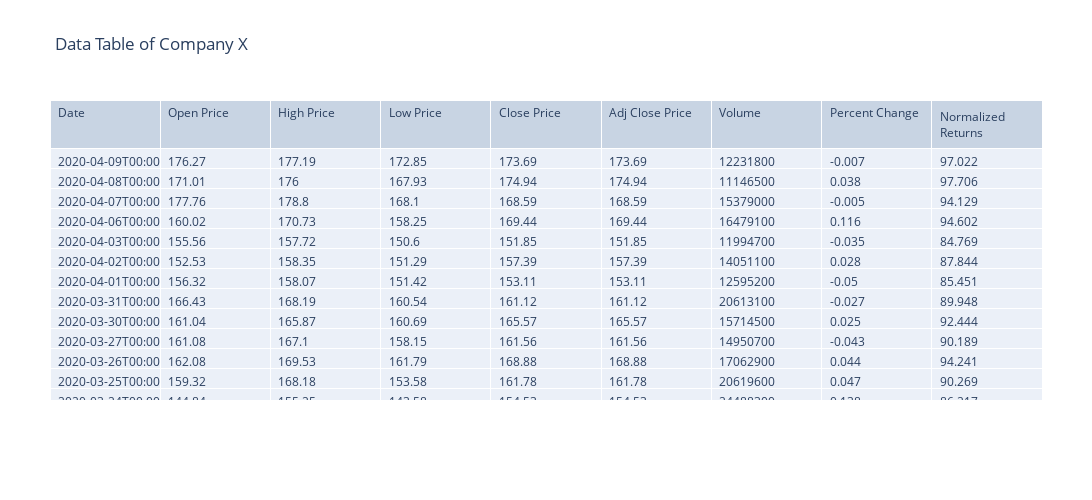

Notebook cell for this chart:
### Code cell
showTableData(y["V"])

### Figure 1 — Plotly figure (JSON) as saved in the notebook; plotly's stock layout.template omitted (floating-point values rounded to 4 significant figures; data arrays with more than 128 entries replaced by an {"elided": "..."} marker saying what was removed)
{"data": [{"cells": {"align": "left", "values": {"elided": "9x99 mixed values"}}, "header": {"align": "left", "values": ["Date", "Open Price", "High Price", "Low Price", "Close Price", "Adj Close Price", "Volume", "Percent Change", "Normalized Returns"]}, "type": "table"}], "layout": {"autosize": false, "height": 500, "margin": {"b": 100, "l": 50, "pad": 4, "r": 50, "t": 100}, "title": {"text": "Data Table of Company X"}, "width": 1200}}
